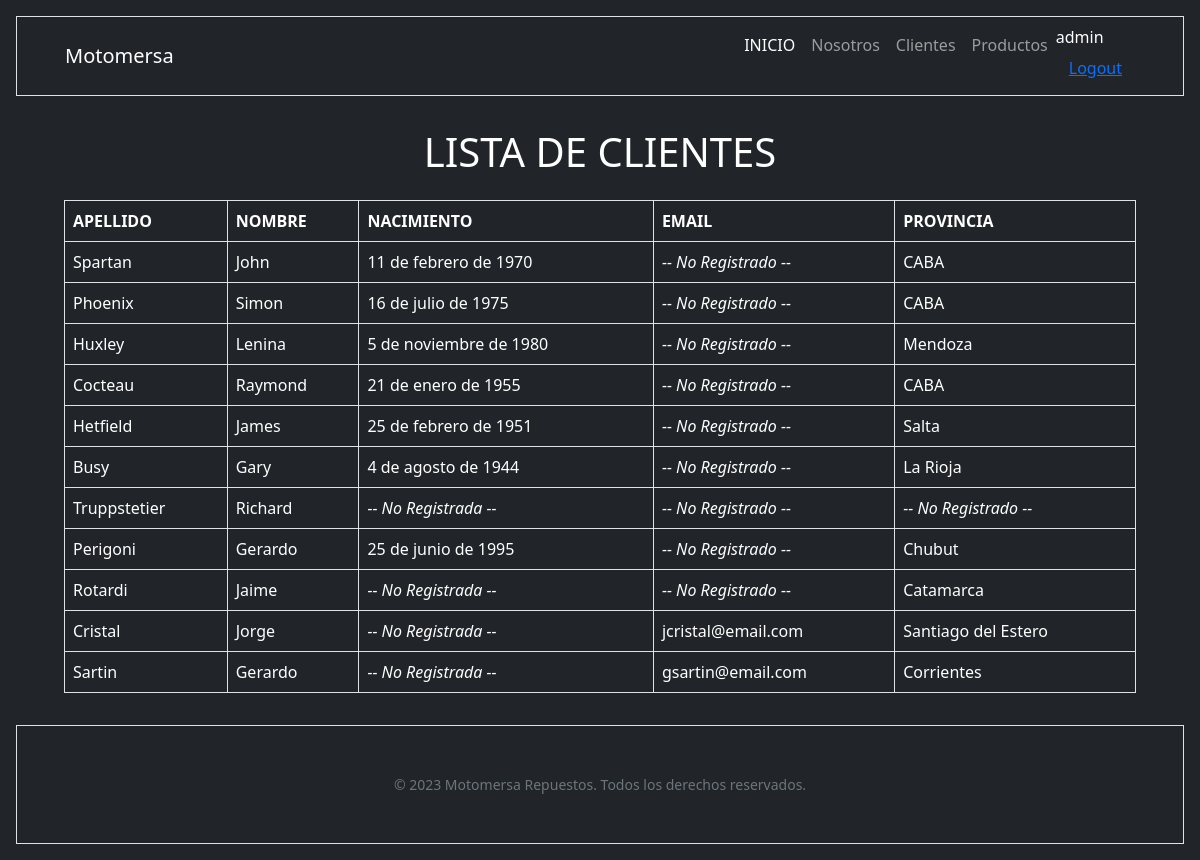
/cliente/cliente_list/ (signed in), run on the app's committed database.
### cliente/models.py (models this page shows, shortened)
class Cliente(models.Model):
    nombre = models.CharField(max_length=100)
    apellido = models.CharField(max_length=100)
    nacimiento = models.DateField(null=True, blank=True)
    email = models.EmailField(unique=True, null=True)
    provincia = models.CharField(max_length=50, blank=True, choices=PROVINCIAS)

### cliente/views.py (the view)
# urls.py: path('cliente_list/', views.ClienteList.as_view(), name="cliente_list"),
class ClienteList(LoginRequiredMixin, ListView):
    model = models.Cliente
    template_name = 'clientes/cliente_list.html'
    context_object_name = "clientes"

### cliente/templates/cliente/cliente_list.html
{% extends "core/base.html" %}
{% block contenido_titulo %}
    LISTA DE CLIENTES
{% endblock contenido_titulo %}
{% block contenido %}
    {% if clientes %}
        <table class="table table-bordered text-white">
            <tr>
                <th>APELLIDO</th>
                <th>NOMBRE</th>
                <th>NACIMIENTO</th>
                <th>EMAIL</th>
                <th>PROVINCIA</th>
            </tr>
            {% for cliente in clientes %}
                <tr>
                    <td>{{cliente.apellido}}</td>
                    <td>{{cliente.nombre}}</td>
                    <td>
                        {% if cliente.nacimiento %}
                            {{cliente.nacimiento}}
                        {% else %}
                        <i class="fa fa-italic" aria-hidden="true">-- No Registrada --</i>
                        {% endif %}
                    </td>
                    <td>
                        {% if cliente.email %}
                            {{cliente.email}}
                        {% else %}
                        <i class="fa fa-italic" aria-hidden="true">-- No Registrado --</i>
                        {% endif %}
                    </td>
                    <td>
                        {% if cliente.provincia %}
                            {{cliente.provincia}}
                        {% else %}
                        <i class="fa fa-italic" aria-hidden="true">-- No Registrado --</i>
                        {% endif %}
                    </td>
                </tr>
            {% endfor %}
        </table>
    {% else %}
        <p>No se registran clientes con ese apellido.</p>
    {% endif %}
{% endblock contenido %}

### core/templates/core/navbar.html (shortened to what this page needs)
<nav class="navbar navbar-expand-lg navbar-dark bg-dark border" style="margin-bottom: 2em;">
    <div class="container-fluid px-5">
        <a class="navbar-brand" href="#!">Motomersa</a>
        <div class="collapse navbar-collapse" id="navbarSupportedContent">
            <ul class="navbar-nav ms-auto mb-2 mb-lg-0">
                <li class="nav-item"><a class="nav-link active" aria-current="page" href="{% url 'core:index' %}">INICIO</a></li>
                <li class="nav-item"><a class="nav-link" href="{% url 'core:about' %}">Nosotros</a></li>
                {% if user.is_authenticated %}
                    <li class="nav-item"><a class="nav-link" href="{% url 'cliente:index' %}">Clientes</a></li>
                {% endif %}
                <li class="nav-item"><a class="nav-link" href="{% url 'producto:index' %}">Productos</a></li>
                <li class="nav-item">
                    {% if user.is_authenticated %}
                        <span class="nav-item">{{ user.username }}</span>
                        <form method="post" action="{% url 'core:logout' %}">
                            <button type="submit" class="btn btn-link">Logout</button>
                        </form>
                    {% else %}
                        <a class="nav-link" href="{% url 'core:login' %}">Login</a>
                        <a class="nav-link" href="{% url 'core:registro' %}">Registrarse</a>
                    {% endif %}
                </li>
            </ul>
        </div>
    </div>
</nav>

### data on the page
Cliente: apellido "Spartan", nombre "John", nacimiento "11 de febrero de 1970", shows "-- No Registrado --", provincia "CABA"
Cliente: apellido "Phoenix", nombre "Simon", nacimiento "16 de julio de 1975", shows "-- No Registrado --", provincia "CABA"
Cliente: apellido "Huxley", nombre "Lenina", nacimiento "5 de noviembre de 1980", shows "-- No Registrado --", provincia "Mendoza"
Cliente: apellido "Cocteau", nombre "Raymond", nacimiento "21 de enero de 1955", shows "-- No Registrado --", provincia "CABA"
Cliente: apellido "Hetfield", nombre "James", nacimiento "25 de febrero de 1951", shows "-- No Registrado --", provincia "Salta"
Cliente: apellido "Busy", nombre "Gary", nacimiento "4 de agosto de 1944", shows "-- No Registrado --", provincia "La Rioja"
Cliente: apellido "Truppstetier", nombre "Richard", shows "-- No Registrada --", shows "-- No Registrado --", provincia "-- No Registrado --"
Cliente: apellido "Perigoni", nombre "Gerardo", nacimiento "25 de junio de 1995", shows "-- No Registrado --", provincia "Chubut"
Cliente: apellido "Rotardi", nombre "Jaime", shows "-- No Registrada --", shows "-- No Registrado --", provincia "Catamarca"
Cliente: apellido "Cristal", nombre "Jorge", shows "-- No Registrada --", email "jcristal@email.com", provincia "Santiago del Estero"
Cliente: apellido "Sartin", nombre "Gerardo", shows "-- No Registrada --", email "gsartin@email.com", provincia "Corrientes"

### other printed values
{{ user.username }} "admin"
